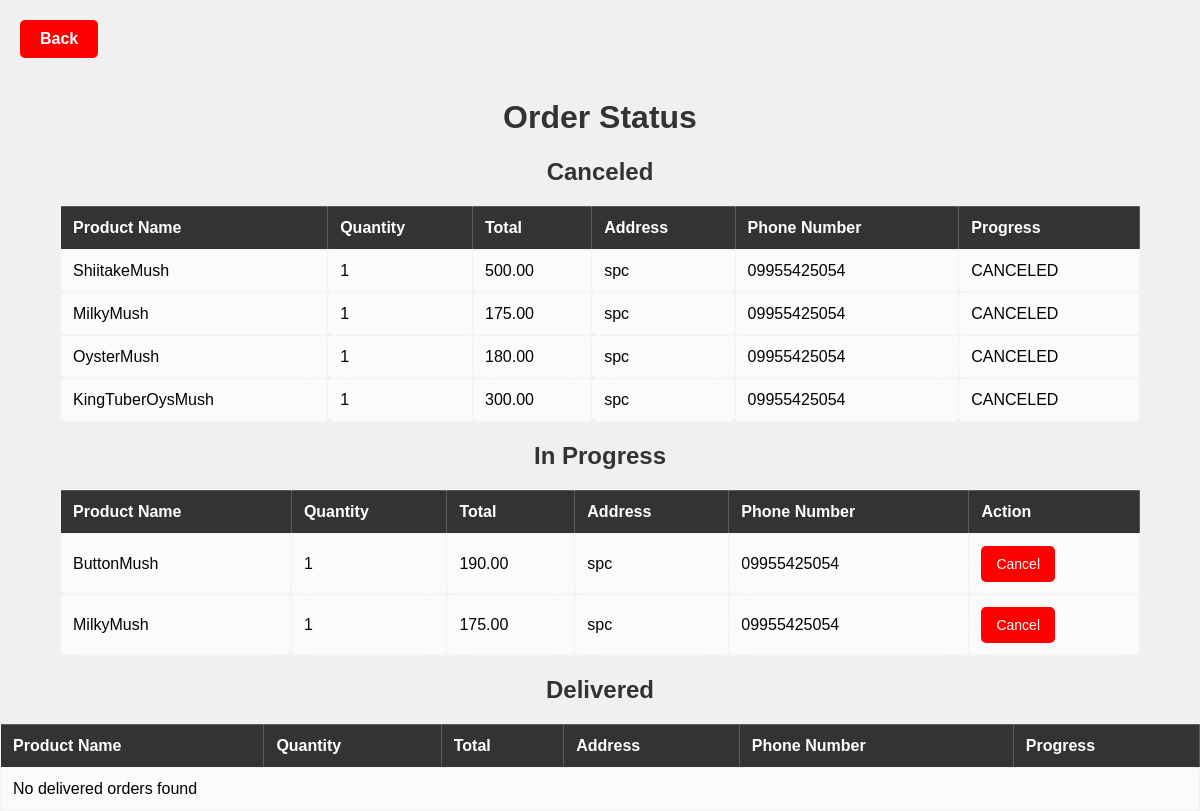
Page /Mushroom/shop/order.php on the committed database.
### tables this page shows
CREATE TABLE `orders` (
  `id` int(11) NOT NULL,
  `productname` varchar(55) DEFAULT NULL,
  `quantity` int(11) DEFAULT NULL,
  `price` decimal(10,2) DEFAULT NULL,
  `total` decimal(10,2) DEFAULT NULL,
  `fullname` varchar(30) DEFAULT NULL,
  `address` varchar(255) DEFAULT NULL,
  `phonenumber` varchar(11) DEFAULT NULL,
  `progress` varchar(20) DEFAULT NULL,
  `refund` varchar(20) NOT NULL DEFAULT '',
  `status` varchar(20) DEFAULT 'pending'
);

### Mushroom/shop/order.php (the view, shortened to what this page needs)
<?php
$servername = "localhost";
$username = "root";
$password = "";
$dbname = "admin";
$conn = new mysqli($servername, $username, $password, $dbname);
$sql = "SELECT * FROM `orders` WHERE `status` = 'checkout'";
$result = $conn->query($sql);
?>
<!DOCTYPE html>
<html lang="en">
<head>
    <link rel="stylesheet" href="order.css">
</head>
<body>
    <a class="aljonbutton" href="shop.php">Back</a>
    <h1>Order Status</h1>
    <div class="container">
        <div>
            <h2>Canceled</h2>
            <table>
                <tr>
                    <th>Product Name</th>
                    <th>Quantity</th>
                    <th>Total</th>
                    <th>Address</th>
                    <th>Phone Number</th>
                    <th>Progress</th>
                </tr>
                <?php
                while ($row = $result->fetch_assoc()) {
                    if ($row['status'] == 'checkout' && $row['progress'] == 'CANCELED') {
                        echo "<tr>
                                <td>" . $row['productname'] . "</td>
                                <td>" . $row['quantity'] . "</td>
                                <td>" . $row['total'] . "</td>
                                <td>" . $row['address'] . "</td>
                                <td>" . $row['phonenumber'] . "</td>
                                <td>" . $row['progress'] . "</td>
                              </tr>";
                    }
                }
                ?>
            </table>
        </div>
        <div>
            <h2>In Progress</h2>
            <table>
                <tr>
                    <th>Product Name</th>
                    <th>Quantity</th>
                    <th>Total</th>
                    <th>Address</th>
                    <th>Phone Number</th>
                    <th>Action</th>
                </tr>
                <?php
                $result->data_seek(0);
                while ($row = $result->fetch_assoc()) {
                    if ($row['status'] == 'checkout' && $row['progress'] == NULL) {
                        echo "<tr>
                                <td>" . $row['productname'] . "</td>
                                <td>" . $row['quantity'] . "</td>
                                <td>" . $row['total'] . "</td>
                                <td>" . $row['address'] . "</td>
                                <td>" . $row['phonenumber'] . "</td>
                                <td><a href='?cancel_order_id=" . $row['id'] . "' class='cancel-button'>Cancel</a></td> </td>
                              </tr>";
                    }
                }
                ?>
            </table>
        </div>
    </div>
    <div>
        <h2>Delivered</h2>
        <table>
            <tr>
                <th>Product Name</th>
                <th>Quantity</th>
                <th>Total</th>
                <th>Address</th>
                <th>Phone Number</th>
                <th>Progress</th>
            </tr>
            <?php
            $hasDelivered = false;
            if (!$hasDelivered) {
                echo "<tr><td colspan='6'>No delivered orders found</td></tr>";
            }
            ?>
        </table>
    </div>
</body>
</html>

### Mushroom/shop/order.css (style rules this page uses)
body { font-family: Arial, sans-serif; background-color: #f0f0f0; margin: 0; padding: 0; }
h1, h2 { color: #333; text-align: center; }
.container { width: 90%; margin: 20px auto; }
.aljonbutton { display: inline-block; padding: 10px 20px; background-color: #FF0000; color: white; text-decoration: none; border-radius: 5px; font-weight: bold; margin: 20px; text-align: center; }
table { width: 100%; border-collapse: collapse; margin-top: 20px; }
th, td { padding: 12px; text-align: left; font-size: 16px; }
th { background-color: #333; color: white; }
td { background-color: rgba(255, 255, 255, 0.7); border-radius: 5px; backdrop-filter: blur(10px); transition: transform 0.3s ease, box-shadow 0.3s ease; }
table td, table th { border: 1px solid rgba(255, 255, 255, 0.2); }
.cancel-button { display: inline-block; padding: 10px 15px; background-color: #FF0000; color: white; text-decoration: none; border-radius: 5px; text-align: center; font-size: 14px; transition: all 0.3s ease; }

### rows in the picture
orders: productname "ShiitakeMush", quantity "1", total "500.00", address "spc", phonenumber "09955425054", progress "CANCELED"
orders: productname "MilkyMush", quantity "1", total "175.00", address "spc", phonenumber "09955425054", progress "CANCELED"
orders: productname "OysterMush", quantity "1", total "180.00", address "spc", phonenumber "09955425054", progress "CANCELED"
orders: productname "KingTuberOysMush", quantity "1", total "300.00", address "spc", phonenumber "09955425054", progress "CANCELED"
orders: productname "ButtonMush", quantity "1", total "190.00", address "spc", phonenumber "09955425054"
orders: productname "MilkyMush", quantity "1", total "175.00", address "spc", phonenumber "09955425054"
